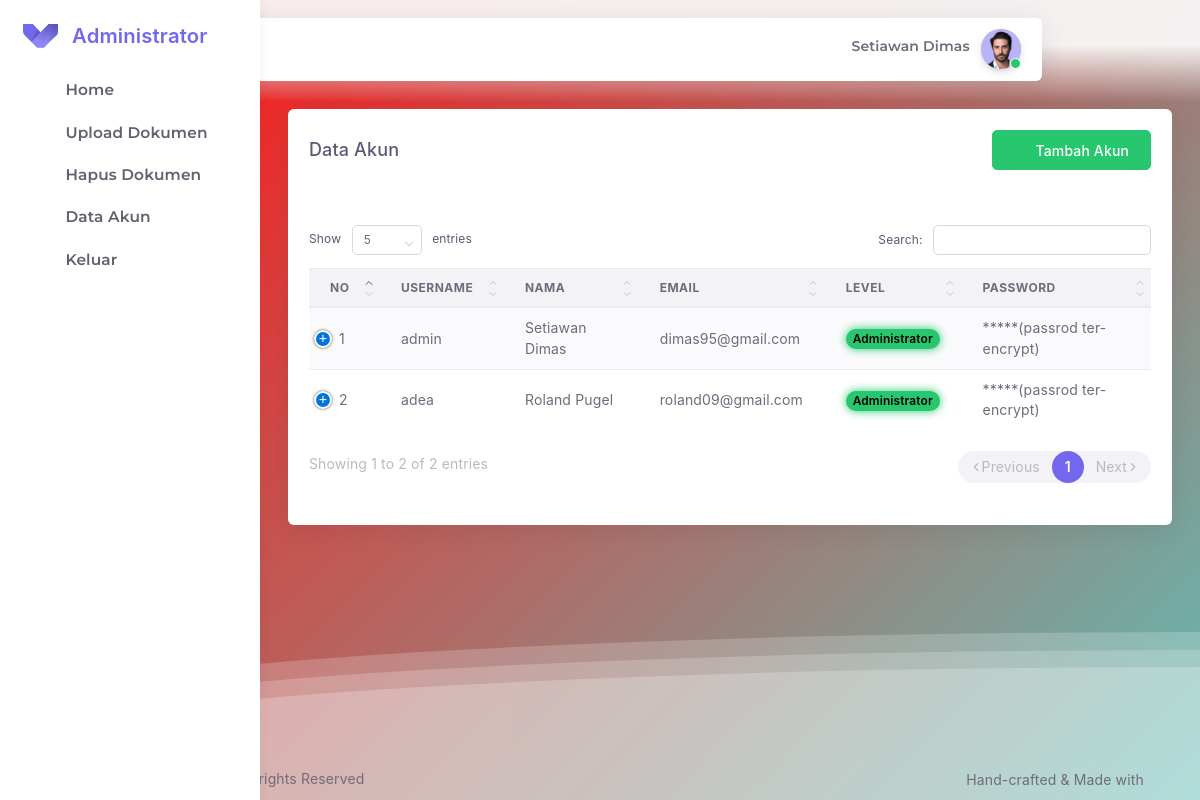
Page /rektor/akun.php (signed in) on the earlier database version.
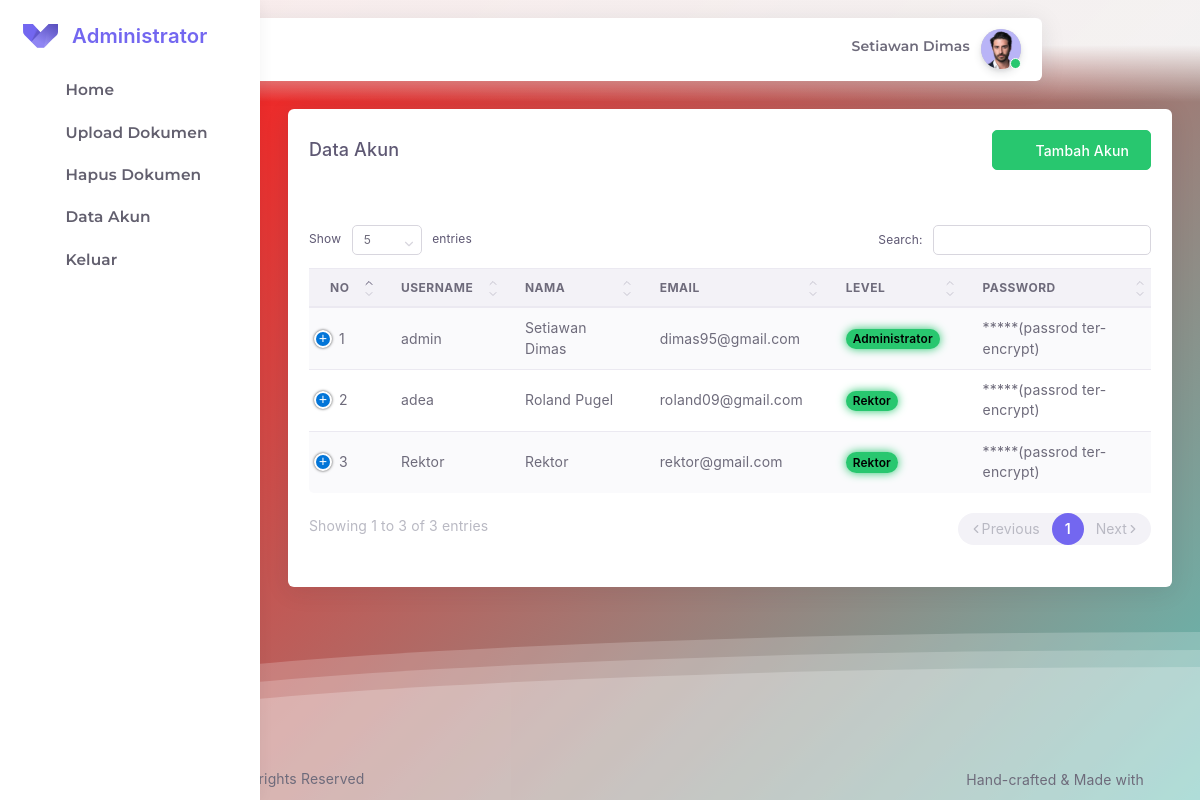
Same page on the later database version.
### tables this page shows
CREATE TABLE `users` (
  `id_user` int(11) NOT NULL,
  `username` varchar(30) NOT NULL,
  `nama` varchar(50) DEFAULT NULL,
  `email` varchar(30) DEFAULT NULL,
  `level` int(11) DEFAULT NULL,
  `password` varchar(200) DEFAULT NULL
);

### rektor/akun.php (the view, shortened to what this page needs)
<?php include 'layout/header.php';?>
<body class="vertical-layout vertical-menu-modern  navbar-floating footer-static  " data-open="click"
  data-menu="vertical-menu-modern" data-col="">
  <div class="wave"></div>
  <div class="wave"></div>
  <div class="wave"></div>
  <?php include 'layout/nav.php'?>
  <?php include 'layout/menu.php'?>
  <div class="app-content content ">
    <div class="content-wrapper container-xxl p-0">
      <div class="content-body">
        <section class="app-user-list">
          <div class="card">
            <div class="card-header">
              <h4 class="card-title">Data Akun</h4>
              <a href="akun-tambah.php" type="button" class="btn btn-success">
                <i data-feather="user-plus" class="mr-25"></i>
                <span>Tambah Akun</span>
              </a>
            </div>
            <div class="card-body table-responsive">
              <table id="dataTables" class="table table-striped">
                <thead>
                  <tr>
                    <th>No</th>
                    <th>Username</th>
                    <th>Nama</th>
                    <th>Email</th>
                    <th>Level</th>
                    <th>Password</th>
                  </tr>
                </thead>
                <tbody>
                  <?php
                    include "../koneksi.php";
                    $no = 1;
                    $data = mysqli_query($kon, "SELECT id_user,username,nama,email,level,password
                                                  FROM users ORDER BY id_user ASC");
                    while($hasil = mysqli_fetch_array($data)){
                  ?>
                  <tr>
                    <td>
                      <?php echo $no++; ?>
                    </td>
                    <td><?php echo $hasil ['username'];?></td>
                    <td><?php echo $hasil ['nama'];?></td>
                    <td><?php echo $hasil ['email'];?></td>
                    <td>
                      <?php
                      if ($hasil ['level']==1) {
                       echo ' <div class="badge badge-pill badge-glow badge-success" style="color:black">Administrator
                              </div>';
                      }elseif ($hasil ['level']==2) {
                        echo ' <div class="badge badge-pill badge-glow badge-success" style="color:black">Rektor
                              </div>';
                      }elseif ($hasil ['level']==3) {
                        echo ' <div class="badge badge-pill badge-glow badge-success" style="color:black">Wakil Rektor
                        </div>';
                      }elseif ($hasil ['level']==4) {
                        echo ' <div class="badge badge-pill badge-glow badge-success" style="color:black">Dekan
                        </div>';
                      }elseif ($hasil ['level']==5) {
                        echo ' <div class="badge badge-pill badge-glow badge-success" style="color:black">Kaprodi
                        </div>';
                      }elseif ($hasil ['level']==6) {
                        echo ' <div class="badge badge-pill badge-glow badge-success" style="color:black">LPM
                        </div>';
                      }elseif ($hasil ['level']==7) {
                        echo ' <div class="badge badge-pill badge-glow badge-success" style="color:black">BAU
                        </div>';
                      }elseif ($hasil ['level']==8) {
                        echo ' <div class="badge badge-pill badge-glow badge-success" style="color:black">BAAK
                        </div>';
                      }elseif ($hasil ['level']==9) {
                        echo ' <div class="badge badge-pill badge-glow badge-success" style="color:black">LP2M
                        </div>';
                      }
                    ?>
                    </td>
                    <td>*****(passrod ter-encrypt)</td>
                  </tr>
                  <?php
									}
									?>
                </tbody>
              </table>
            </div>
          </div>
        </section>
      </div>
    </div>
  </div>
  <div class="drag-target"></div>
  <?php include 'layout/footer.php'?>

Differences in the rows shown:
changed users "adea": level "Administrator" → "Rektor"
added users: username "Rektor", nama "Rektor", email "rektor@gmail.com", level "Rektor"
Other differences:
text written by a page script: "Show entries Search: Showing 1 to 2 of 2 entries Previous 1 Next" → "Show entries Search: Showing 1 to 3 of 3 entries Previous 1 Next"
